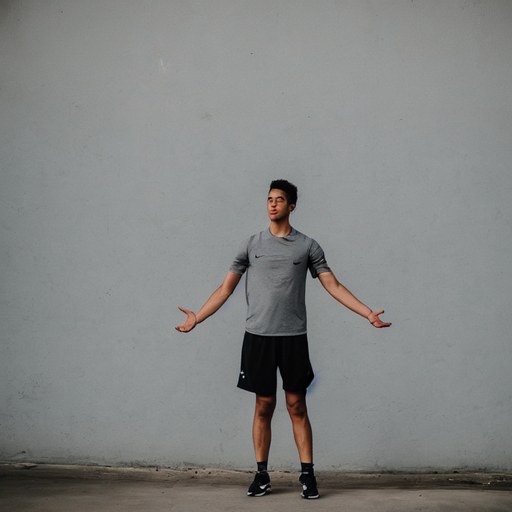
#> input picture tests/fixtures/pose_ref_person.png, 512 x 512 px
$ python -i rigbuild.py   (imports and definitions only)
#> lines starting #> are read from the running program, lines starting #| are printed output that depends on the picture
"""从「一张角色图」或「一组部件图」建出 2D cutout 骨架，并生成动作关键帧。

这条链路的三段（本文件负责前两段）：

    角色图 ──切件──▶ 6 个部件 ──建骨──▶ 骨架 + 绑定 ──生成──▶ 动作关键帧
                                        （rigmodel.py 的数据结构）

**为什么要自己切件**：pixelforge 那边的拆件走 See-Through（要 CUDA、要权重），
本项目的产线只有 Qwen。几何切件是**可用性兜底**：按人形比例把整图切成六个
区域（头 / 躯干 / 两臂 / 两腿），相邻区域重叠几像素，转动时不会露缝。

它不适用的场景要说清：**双手垂在身侧的自然站姿**，手臂区和躯干区会在 y 上
大量重叠，切出来的「臂」带一条身体边缘，转起来是纸片。想要好效果必须走真
拆件（See-Through / 分层重绘 / 人工 PSD），产物同样是「6 张 PNG + 枢轴坐标」，
`build_rig()` 对两种来源一视同仁 —— 这是刻意的：**切件质量和方法无关，
建骨只认图 + 枢轴**。

**枢轴即骨骼位置**：每个部件的旋转中心（肩 / 颈 / 髋）就是对应骨的世界位置，
贴图的 pivot 点就落在那里。这条约定省掉一整层偏移换算 —— 早期版本的
`paste_joint` 要把图垫到 2 倍画布再算中心，就是为了在没有骨骼数据时模拟这件事。
"""
from __future__ import annotations

import math
from pathlib import Path
from typing import Any, Dict, List, Optional, Sequence, Tuple

from PIL import Image

from workflows import rigmodel

#: 部件角色（与 rigwalk / pixelforge 的 parts 命名保持一致，方便直接复用）
ROLES = ("head", "torso", "arm_l", "arm_r", "leg_l", "leg_r")

#: 旋转枢轴：头绕颈（底端），其余绕近端关节（顶端）
PIVOT = {"head": "bottom", "torso": "top", "arm_l": "top",
         "arm_r": "top", "leg_l": "top", "leg_r": "top"}

#: 绘制层级（数值越大越靠前）。正面：臂在躯干前；背面：臂被躯干挡住。
Z_ORDER = {
    "front": {"leg_l": 1, "leg_r": 2, "torso": 3, "arm_l": 4, "arm_r": 5, "head": 6},
    "back": {"arm_l": 1, "arm_r": 2, "leg_l": 3, "leg_r": 4, "torso": 5, "head": 6},
    "side": {"leg_r": 1, "arm_r": 2, "torso": 3, "leg_l": 4, "arm_l": 5, "head": 6},
}

#: 人形比例默认值（相对身高）。**Q 版角色要调大 headRatio**：默认 0.26 是按
#: 6.5 头身估的，3 头身的角色头会切掉半个。
DEFAULT_PROPORTIONS = {
    "headRatio": 0.26,      # 头顶 → 颈线
    "shoulderDrop": 0.035,  # 颈线 → 肩线
    "hipRatio": 0.55,       # 头顶 → 髋线
    "torsoWidth": 0.46,     # 躯干宽 / 全身宽
    "armReach": 0.10,       # 手臂区向下延伸到髋线以下多少（占身高）
    # 肩/髋关节的横向位置（相对角色中线）。**这两个决定肢体绕哪里转**：
    # 用切区中心是错的——臂区从角色边缘算起，中心落在手臂中段，
    # 转起来整条臂"绕着肘部甩"。肩关节在躯干边缘，髋关节比肩窄。
    "shoulderHalf": 0.23,   # ≈ torsoWidth / 2
    "hipHalf": 0.10,
}


class RigBuildError(RuntimeError):
    """切件/建骨失败（API 转 400，文案要能直接给用户看）。"""


# ---------------------------------------------------------------- 基础度量


def alpha_bbox(img: Image.Image, thr: int = 8) -> Tuple[int, int, int, int]:
    """主体包围盒。有 alpha 用 alpha；没有就把「接近纯白」当背景。

    像素素材常常是「白底不透明」的（没走抠图），这时按亮度判定 —— 判错的
    后果是包围盒多出一圈白边，切出来的部件带着白框，转起来很丑。
    """
    img = img.convert("RGBA")
    a = img.split()[-1]
    if a.getextrema()[0] < 250:          # 真的有透明区
        box = a.point(lambda v: 255 if v > thr else 0).getbbox()
        if box:
            return box
    rgb = img.convert("RGB")
    gray = rgb.convert("L")
    # 白底：>240 视为背景。**不用 point().getbbox()** —— 它按非零像素算，
    # 得先反相才能得到「非白」区域。
    mask = gray.point(lambda v: 0 if v > 240 else 255)
    box = mask.getbbox()
    if not box:
        raise RigBuildError("这张图整片是白的：找不到角色轮廓（是不是传了空图/纯色图？）")
    return box


def _crop(img: Image.Image, box: Tuple[int, int, int, int]) -> Image.Image:
    x0, y0, x1, y1 = box
    x0, y0 = max(0, x0), max(0, y0)
    x1, y1 = min(img.width, x1), min(img.height, y1)
    if x1 <= x0 or y1 <= y0:
        raise RigBuildError(f"切区是空的（{box}）：比例参数把部件切没了，调大一些")
    return img.crop((x0, y0, x1, y1))


# ---------------------------------------------------------------- 几何切件


def plan_regions(bbox: Tuple[int, int, int, int], *,
                 proportions: Optional[Dict[str, float]] = None,
                 overlap: int = 3) -> Dict[str, Dict[str, Any]]:
    """按人形比例算出六个部件的切区（像素坐标）与枢轴点。

    返回 `{role: {"box": (x0,y0,x1,y1), "joint": (x,y), "pivot": "top"}}`。
    纯计算、无 IO —— 单独拎出来是为了能在测试里钉住比例（`tests/test_rig.py`）。
    """
    p = dict(DEFAULT_PROPORTIONS)
    p.update(proportions or {})
    x0, y0, x1, y1 = bbox
    W, H = x1 - x0, y1 - y0
    if W < 8 or H < 8:
        raise RigBuildError(f"角色太小（{W}×{H}）：至少 8×8 才能切件")
    ov = max(0, int(overlap))
    cx = (x0 + x1) / 2.0

    neck_y = y0 + H * p["headRatio"]
    shoulder_y = neck_y + H * p["shoulderDrop"]
    hip_y = y0 + H * p["hipRatio"]
    tw = W * p["torsoWidth"]
    half_t = tw / 2.0
    arm_bottom = min(y1, hip_y + H * p["armReach"])

    if not (neck_y < shoulder_y < hip_y < y1):
        raise RigBuildError(
            f"比例参数不成立：颈线 {neck_y:.0f} / 肩线 {shoulder_y:.0f} / "
            f"髋线 {hip_y:.0f} 没有按「颈 < 肩 < 髋 < 脚」递增（图高 {H}）")

    torso_box = (cx - half_t, neck_y - ov, cx + half_t, hip_y + ov)
    head_box = (x0, y0, x1, neck_y + ov)
    arm_l_box = (x0, shoulder_y - ov, cx - half_t + ov, arm_bottom)
    arm_r_box = (cx + half_t - ov, shoulder_y - ov, x1, arm_bottom)
    leg_l_box = (x0, hip_y - ov, cx + ov, y1)
    leg_r_box = (cx - ov, hip_y - ov, x1, y1)

    # **枢轴用解剖位置**（颈线 / 肩线 / 髋线 + 各自的横向位置），不用切区边也不是
    # 切区中心。两个都踩过：
    #   · 用切区边 → 切区为了盖缝隙各外扩 overlap，头/躯干的枢轴差 2×overlap，
    #     一播就"缩脖子"（单帧看不出来）；
    #   · 用切区中心 → 臂区是从角色边缘算起的，中心落在手臂中段，整条臂绕着肘甩。
    sh_half = W * p["shoulderHalf"]
    hip_half = W * p["hipHalf"]
    regions: Dict[str, Dict[str, Any]] = {}
    for role, box, joint in (
            ("head", head_box, (cx, neck_y)),
            ("torso", torso_box, (cx, neck_y)),
            ("arm_l", arm_l_box, (cx - sh_half, shoulder_y)),
            ("arm_r", arm_r_box, (cx + sh_half, shoulder_y)),
            ("leg_l", leg_l_box, (cx - hip_half, hip_y)),
            ("leg_r", leg_r_box, (cx + hip_half, hip_y))):
        bx0, by0, bx1, by1 = (int(round(v)) for v in box)
        regions[role] = {"box": (bx0, by0, bx1, by1),
                         "joint": (float(joint[0]), float(joint[1])),
                         "pivot": PIVOT[role]}
    return regions


def split_image(img: Image.Image, *,
                proportions: Optional[Dict[str, float]] = None,
                overlap: int = 3) -> Dict[str, Any]:
    """一张角色图 → 六张部件图 + 枢轴坐标（几何切件）。"""
    src = img.convert("RGBA")
    bbox = alpha_bbox(src)
    regions = plan_regions(bbox, proportions=proportions, overlap=overlap)
    parts: Dict[str, Image.Image] = {}
    empty: List[str] = []
    for role in ROLES:
        box = regions[role]["box"]
        crop = _crop(src, box)
        tb = crop.split()[-1].getbbox()
        # 切区里没有不透明像素 = 这个部件根本不存在（比如侧面图里看不到另一只臂）
        if tb is None:
            empty.append(role)
            parts[role] = crop
            continue
        # 裁掉四周透明边：头这种「横跨全宽」的切区能省掉一大半像素，
        # 包体直接受益。裁完 box 要跟着改，否则贴图偏移算错。
        if tb != (0, 0, crop.width, crop.height):
            parts[role] = crop.crop(tb)
            regions[role]["box"] = (box[0] + tb[0], box[1] + tb[1],
                                    box[0] + tb[2], box[1] + tb[3])
        else:
            parts[role] = crop
    if len(empty) >= 3:
        raise RigBuildError(
            f"切出来的部件大部分是空的（{'、'.join(empty)}）：这张图多半不是"
            "单个正面/侧面的全身角色图。先用「拆件」拿到部件，再来建骨")
    return {"parts": parts, "regions": regions, "bbox": bbox, "empty": empty,
            "size": src.size,
            # 脚底用角色包围盒底边：腿的切区底边和它一致，但包围盒更直观
            "anchors": {"cx": (bbox[0] + bbox[2]) / 2.0, "footY": float(bbox[3])}}


# ---------------------------------------------------------------- 建骨


# [168 lines left out: functions build_rig, _rad, build_action, not called in this run]


# ---------------------------------------------------------------- 一套 rig 落盘


RIG_DIR = "rig"
SKELETON_FILE = "skeleton.json"
BINDING_FILE = "binding.json"
ACTIONS_DIR = "actions"


# [57 lines left out: function build_all, not called in this run]

>>> from PIL import Image
>>> picture = Image.open('../tests/fixtures/pose_ref_person.png')
#> picture is the input picture: PIL image 512x512 RGB; mean R, G, B 130.8, 132.4, 130.8
>>> result = split_image(picture)
#> in alpha_bbox, `a = img.split()[-1]`: a: PIL image 512x512 L; every value is 255
#> in alpha_bbox, `box = mask.getbbox()`: box = (0, 0, 512, 512)
#> in plan_regions, `x0, y0, x1, y1 = bbox`: x0 = 0; x1 = 512
#> in plan_regions, `cx = (x0 + x1) / 2.0`: cx = 256
#> in plan_regions, `neck_y = y0 + H * p["headRatio"]`: neck_y = 133.1
#> in plan_regions, `shoulder_y = neck_y + H * p["shoulderDrop"]`: shoulder_y = 151
#> in plan_regions, `hip_y = y0 + H * p["hipRatio"]`: hip_y = 281.6
#> in plan_regions, `tw = W * p["torsoWidth"]`: tw = 235.5
#> in plan_regions, `half_t = tw / 2.0`: half_t = 117.8
#> in plan_regions, `arm_bottom = min(y1, hip_y + H * p["armReach"])`: arm_bottom = 332.8
#> in plan_regions, `torso_box = (cx - half_t, neck_y - ov, cx + half_t, hip_y + ov)`: torso_box = (138.2, 130.1, 373.8, 284.6)
#> in plan_regions, `head_box = (x0, y0, x1, neck_y + ov)`: head_box = (0, 0, 512, 136.1)
#> in plan_regions, `arm_l_box = (x0, shoulder_y - ov, cx - half_t + ov, arm_bottom)`: arm_l_box = (0, 148, 141.2, 332.8)
#> in plan_regions, `arm_r_box = (cx + half_t - ov, shoulder_y - ov, x1, arm_bottom)`: arm_r_box = (370.8, 148, 512, 332.8)
#> in plan_regions, `leg_l_box = (x0, hip_y - ov, cx + ov, y1)`: leg_l_box = (0, 278.6, 259, 512)
#> in plan_regions, `leg_r_box = (cx - ov, hip_y - ov, x1, y1)`: leg_r_box = (253, 278.6, 512, 512)
#> in plan_regions, `sh_half = W * p["shoulderHalf"]`: sh_half = 117.8
#> in plan_regions, `hip_half = W * p["hipHalf"]`: hip_half = 51.2
#> the loop in plan_regions, `for role, box, joint in ( ("head", head_box, (cx, neck_y)), ("torso", ..` made 6 passes
#> (role, box, joint, bx0, by0, bx1, by1) on passes 1 to 6: ('head', (0, 0, 512, 136.1), (256, 133.1), 0, 0, 512, 136), ('torso', (138.2, 130.1, 373.8, 284.6), (256, 133.1), 138, 130, 374, 285), ('arm_l', (0, 148, 141.2, 332.8), (138.2, 151), 0, 148, 141, 333), ('arm_r', (370.8, 148, 512, 332.8), (373.8, 151), 371, 148, 512, 333), ('leg_l', (0, 278.6, 259, 512), (204.8, 281.6), 0, 279, 259, 512), ('leg_r', (253, 278.6, 512, 512), (307.2, 281.6), 253, 279, 512, 512)
#> after the loop in plan_regions, `for role, box, joint in (`: regions = 6 items
#> the loop in split_image, `for role in ROLES:` made 6 passes
#> (x0 in _crop, y0 in _crop, x1 in _crop, y1 in _crop, tb) on passes 2 to 6: (138, 130, 374, 285, (0, 0, 236, 155)), (0, 148, 141, 333, (0, 0, 141, 185)), (371, 148, 512, 333, (0, 0, 141, 185)), (0, 279, 259, 512, (0, 0, 259, 233)), (253, 279, 512, 512, (0, 0, 259, 233))
#> (x0 in _crop, y0 in _crop, x1 in _crop, y1 in _crop) on pass 1: (0, 0, 512, 136)
#> pass 1, in split_image, `crop = _crop(src, box)`:
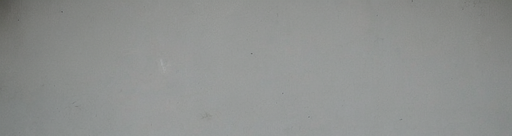
#> crop: PIL image 512x136 RGBA; mean R, G, B, A 143.1, 145.4, 143.7, 255
#> pass 2, in split_image, `crop = _crop(src, box)`:
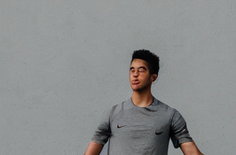
#> crop: PIL image 236x155 RGBA; mean R, G, B, A 139.4, 141.1, 140.6, 255
#> pass 3, in split_image, `crop = _crop(src, box)`:
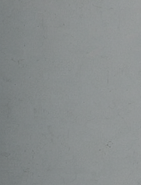
#> crop: PIL image 141x185 RGBA; mean R, G, B, A 136.9, 141.5, 141.5, 255
#> after the loop in split_image, `for role in ROLES:`: empty = []; parts = 6 items
#> result = 6 items
